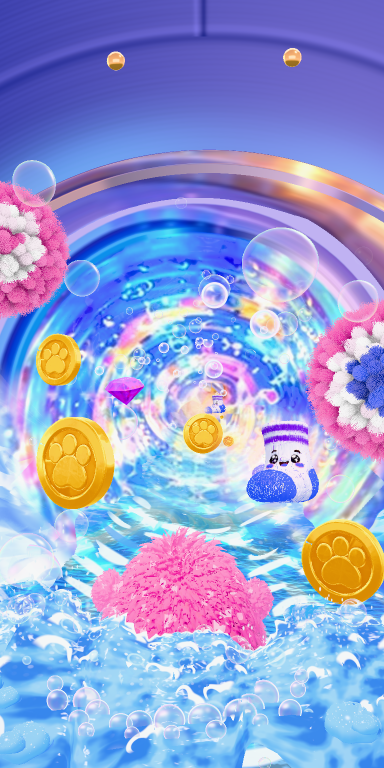
#> input picture Previews/WebDemo/screen4_round9_match/44_water_material/diag/abl/abl_no_bloom.png, 768 x 1536 px, given in place of 01_Original_Approved_Screen_4.jpg, which was not available (shown at 1/2 size)
$ python step7_sheets.py
#> lines starting #> are read from the running program, lines starting #| are printed output that depends on the picture
### WebDemo/tools/screen4/layer_metrics.py
"""Screen 4 water/tunnel region metrics: the ORIGINAL approved Screen 4 against game frames, and per-layer ablations.

    ~/.bubblewash-tools/visual/bin/python layer_metrics.py --orig <original.jpg> --diag <26_layer_diagnosis dir>

Inputs (from tools/screen4/layer_diag.cjs): <diag>/abl/base_canvas.png (768 x 1536 raw 3D canvas, seed 7, 3.0 s, no steering)
and <diag>/abl/abl_<label>.png (the same frame with one layer group hidden or one post pass off). Everything is resized to
the original's 767 x 1536.

Regions (fractions of width / height) are the user's own four annotated boxes from
Design/ReferencePacks/2026-11-06_Step3_Visual_Review_Pack_from_user/BubbleWash_Approved_vs_Step3_Annotated.png, converted
from that sheet's panel (x 100-600, y 166-1250) to the original, plus a front-water strip under her. Objects (coins, gem,
sock, brushes, the character) are masked out of BOTH images with one union mask: the game's from its own layers
(hide_objects_mascot), the original's from colour (pink, gold, purple) plus a box round its sock; so only water and tunnel
pixels are compared, at the same pixels.

Measures per region (HSV in degrees / 0-1; definitions here, so every number is traceable):
  sat_blue   hue 190-235, s >= 0.50, v >= 0.35       (vivid cobalt / electric blue water)
  turquoise  hue 165-190, s >= 0.30, v >= 0.35
  pale_blue  hue 165-215, 0.12 <= s < 0.50, v >= 0.70 (milky light blue)
  periwinkle hue 215-235, 0.12 <= s < 0.50, v >= 0.70 (pale blue-violet)
  lavender   hue 235-320, s >= 0.08, v >= 0.45        (lilac / violet / pink-violet)
  white      s < 0.12, v >= 0.85
  dark_cobalt hue 200-245, s >= 0.50, v < 0.60
  chroma     mean CIELAB C*;  L*: mean and 5th / 95th percentiles
  detail     std of a difference of Gaussians on L* (sigma 1 - 4 px): fine water texture
  white blobs: connected white pieces >= 6 px: count per 10k px, mean area, median solidity (area / convex hull), median
             elongation (major / minor axis)
  ring breakup (walls only): the image unwrapped round the original's vanishing point (0.528, 0.532 of W, H) into angle x
             log radius; ratio of the detail's variance ALONG each ring to its variance ACROSS rings (high = broken streaks,
             low = smooth even bands)
"""
import argparse
import json
import os

import cv2
import numpy as np
from skimage.color import rgb2lab
from skimage.measure import label, regionprops

W, H = 767, 1536
# the user's annotated boxes: panel x 100..600 -> 0..767, y 166..1250 -> 0..1536
def ubox(x0, x1, y0, y1):
    return ((x0 - 100) / 500, (x1 - 100) / 500, (y0 - 166) / 1084, (y1 - 166) / 1084)
REGIONS = {
    '1_wall_rings': ubox(192, 494, 502, 693),
    '2_distant_core': ubox(237, 489, 643, 825),
    '3_floor_ahead': ubox(187, 533, 827, 965),
    '4_front_splash': ubox(177, 549, 979, 1107),
    '5_front_water': (0.04, 0.96, 0.845, 0.905),
}
VP = (0.528, 0.532)


def load(p):
    im = cv2.cvtColor(cv2.imread(p, cv2.IMREAD_COLOR), cv2.COLOR_BGR2RGB)
    if im.shape[:2] != (H, W):
        im = cv2.resize(im, (W, H), interpolation=cv2.INTER_AREA)
#> im: shape (1536, 767, 3)
    return im


def hsv(im):
    h = cv2.cvtColor(im, cv2.COLOR_RGB2HSV_FULL).astype(np.float32)
    return h[..., 0] * 360 / 256, h[..., 1] / 255, h[..., 2] / 255


# [23 lines left out: functions classes, orig_object_mask, not called in this run]


def game_object_mask(base, no_obj):
    d = np.abs(base.astype(int) - no_obj.astype(int)).sum(2) > 24
    return cv2.dilate(d.astype(np.uint8), np.ones((7, 7), np.uint8)) > 0


# [89 lines left out: functions rmask, blobs, polar, breakup, measure, main, not called in this run]


# [2 lines that do not run on import are left out]

### Previews/WebDemo/screen4_round9_match/35_step7_bubble_veil/scripts/step7_sheets.py
"""Step 7 (the bubble veil) evidence sheets: ORIGINAL | STEP 6 (before) | STEP 7 (after) at the same scene positions, seed 7,
no steering, 3, 4, 5 and 6 s after the tap (she is fully inside the tunnel at all four; at 8 s the course has looped back to the
washing machine), at the 1:2 frame (767 x 1536, raw 3D canvas) and on a Pixel 7 screen (412 x 839, the page with the HUD); a 2x
zoom of the tunnel; the measures. The original is one moment: it is the target beside every pair.
  ~/.bubblewash-tools/visual/bin/python step7_sheets.py"""
import json, os, sys
import cv2, numpy as np
E = '/home/user/bubblegame/Previews/WebDemo/screen4_round9_match/35_step7_bubble_veil'
sys.path.insert(0, '/home/user/bubblegame/WebDemo/tools/screen4')
import layer_metrics as LM  # noqa: E402
ORIG = '/home/user/bubblegame/Design/ReferencePacks/2026-11-04_Round6_Construction_Guide/01_Original_Approved_Screen_4.jpg'
T = ['3.0', '4.0', '5.0', '6.0']
o = LM.load(ORIG)
def lab(im, t, sub=''):
    bar = np.full((64, im.shape[1], 3), 255, np.uint8)
    cv2.putText(bar, t, (8, 28), cv2.FONT_HERSHEY_SIMPLEX, 0.75, (20, 20, 20), 2, cv2.LINE_AA)
    if sub: cv2.putText(bar, sub, (8, 54), cv2.FONT_HERSHEY_SIMPLEX, 0.52, (80, 80, 80), 1, cv2.LINE_AA)
    return np.vstack([bar, im])
def hcat(ts, gap=10):
    h = max(t.shape[0] for t in ts); ts = [np.vstack([t, np.full((h - t.shape[0], t.shape[1], 3), 255, np.uint8)]) for t in ts]
    out = ts[0]
    for t in ts[1:]: out = np.hstack([out, np.full((h, gap, 3), 255, np.uint8), t])
    return out
def vcat(ts, gap=12):
    w = max(t.shape[1] for t in ts); ts = [np.hstack([t, np.full((t.shape[0], w - t.shape[1], 3), 255, np.uint8)]) for t in ts]
    out = ts[0]
    for t in ts[1:]: out = np.vstack([out, np.full((gap, w, 3), 255, np.uint8), t])
    return out
save = lambda im, n, q=88: cv2.imwrite(os.path.join(E, n), cv2.cvtColor(im, cv2.COLOR_RGB2BGR), [cv2.IMWRITE_JPEG_QUALITY, q])
rd = lambda p: cv2.cvtColor(cv2.imread(p), cv2.COLOR_BGR2RGB)
before = lambda t: LM.load(f'{E}/inventory/T{t}/base_canvas.png')
after = lambda t: LM.load(f'{E}/frames/step7_T{t}/base_canvas.png')
# 1. the 1:2 frame at each position (raw 3D canvas, 767 x 1536)
for t in T:
    save(hcat([lab(o, 'ORIGINAL (approved)', 'the only target'), lab(before(t), f'STEP 6 (before)  {t} s after the tap', 'seed 7, no steering'),
               lab(after(t), f'STEP 7 (after)  {t} s', 'same position, same camera')]), f'10_original_vs_step6_vs_step7_T{t}_767x1536.jpg')
#> this loop made 4 passes
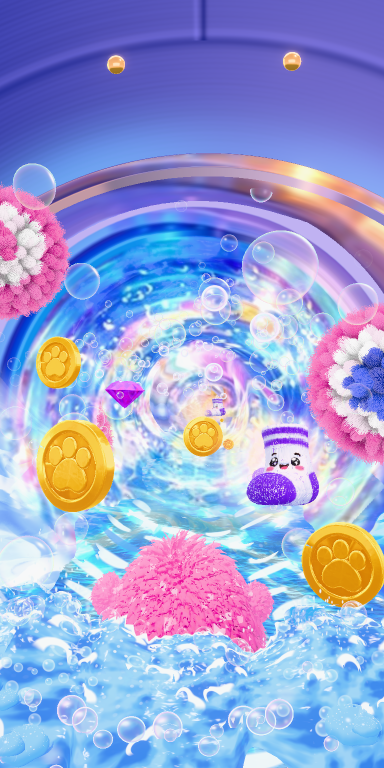
#> input picture Previews/WebDemo/screen4_round9_match/30_step5_fill_map/hero_after/base_canvas.png, 768 x 1536 px, found by its file name (shown at 1/2 size)
#> pass 1, in hcat, `out = ts[0]`:
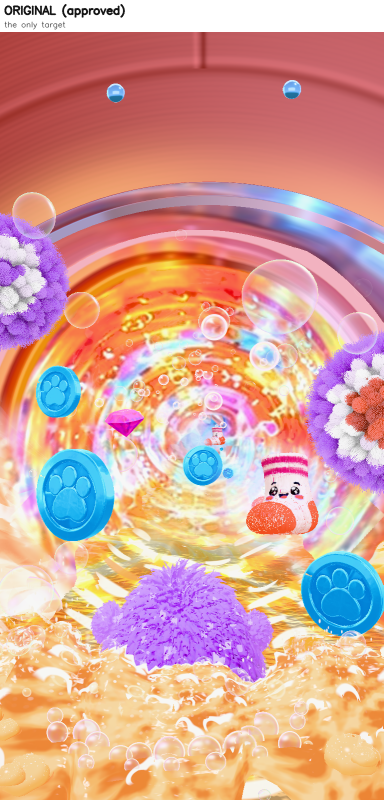
#> out: shape (1600, 767, 3) (shown at 1/2 size); mean of channels 0, 1, 2 153.1, 161.7, 212.6; drawn as B, G, R
# 2. Pixel 7 (the page with the HUD) at each position, in one sheet
H = 900
rs = lambda x: cv2.resize(x, (round(x.shape[1] * H / x.shape[0]), H), interpolation=cv2.INTER_AREA)
po = rs(rd(ORIG))
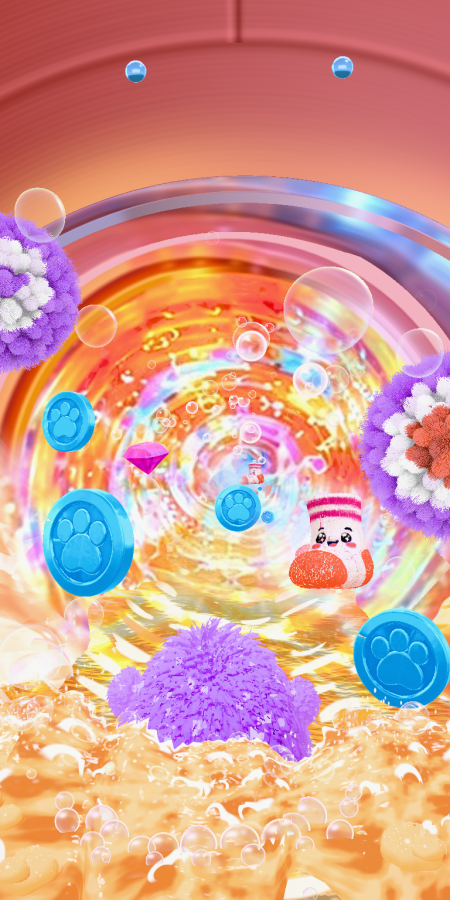
#> po: shape (900, 450, 3); mean B, G, R 149.3, 158.3, 211.3
rows = []
for t in T:
#> (the run stopped early here; a loop or call above may not have finished)
